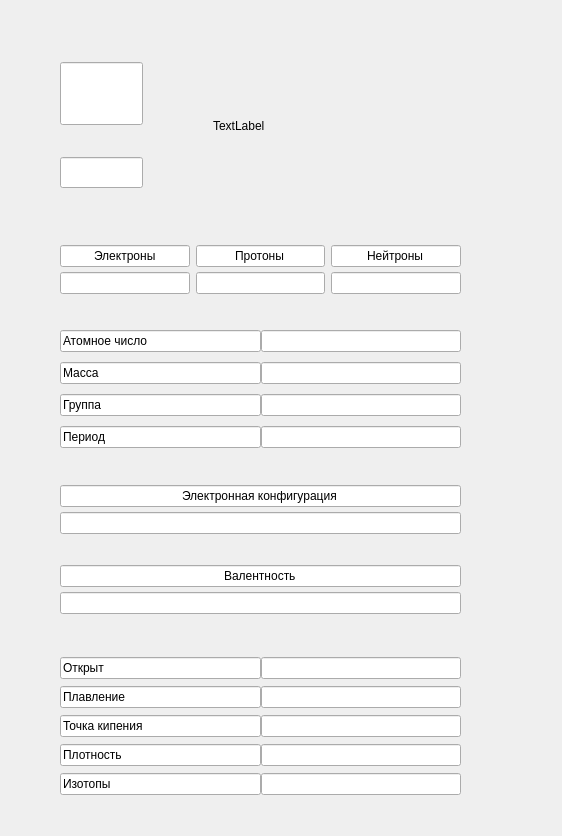
<?xml version="1.0" encoding="UTF-8"?>
<ui version="4.0">
 <class>win_info</class>
 <widget class="QWidget" name="win_info">
  <property name="geometry">
   <rect>
    <x>0</x>
    <y>0</y>
    <width>562</width>
    <height>836</height>
   </rect>
  </property>
  <property name="windowTitle">
   <string>info</string>
  </property>
  <widget class="QWidget" name="horizontalLayoutWidget">
   <property name="geometry">
    <rect>
     <x>60</x>
     <y>320</y>
     <width>401</width>
     <height>141</height>
    </rect>
   </property>
   <layout class="QHBoxLayout" name="line3">
    <property name="spacing">
     <number>0</number>
    </property>
    <property name="sizeConstraint">
     <enum>QLayout::SetDefaultConstraint</enum>
    </property>
    <item>
     <layout class="QVBoxLayout" name="name_col_3">
      <item>
       <widget class="QLineEdit" name="Atomic_num">
        <property name="font">
         <font>
          <family>Arial</family>
         </font>
        </property>
        <property name="text">
         <string>Атомное число</string>
        </property>
        <property name="readOnly">
         <bool>true</bool>
        </property>
       </widget>
      </item>
      <item>
       <widget class="QLineEdit" name="mass">
        <property name="font">
         <font>
          <family>Arial</family>
         </font>
        </property>
        <property name="text">
         <string>Масса</string>
        </property>
        <property name="readOnly">
         <bool>true</bool>
        </property>
       </widget>
      </item>
      <item>
       <widget class="QLineEdit" name="group">
        <property name="font">
         <font>
          <family>Arial</family>
         </font>
        </property>
        <property name="text">
         <string>Группа</string>
        </property>
        <property name="readOnly">
         <bool>true</bool>
        </property>
       </widget>
      </item>
      <item>
       <widget class="QLineEdit" name="period">
        <property name="font">
         <font>
          <family>Arial</family>
         </font>
        </property>
        <property name="text">
         <string>Период</string>
        </property>
        <property name="readOnly">
         <bool>true</bool>
        </property>
       </widget>
      </item>
     </layout>
    </item>
    <item>
     <layout class="QVBoxLayout" name="info_col_3">
      <item>
       <widget class="QLineEdit" name="ch_atomic_num">
        <property name="font">
         <font>
          <family>Arial</family>
         </font>
        </property>
        <property name="text">
         <string/>
        </property>
        <property name="alignment">
         <set>Qt::AlignRight|Qt::AlignTrailing|Qt::AlignVCenter</set>
        </property>
        <property name="readOnly">
         <bool>true</bool>
        </property>
       </widget>
      </item>
      <item>
       <widget class="QLineEdit" name="ch_mass">
        <property name="font">
         <font>
          <family>Arial</family>
         </font>
        </property>
        <property name="alignment">
         <set>Qt::AlignRight|Qt::AlignTrailing|Qt::AlignVCenter</set>
        </property>
        <property name="readOnly">
         <bool>true</bool>
        </property>
       </widget>
      </item>
      <item>
       <widget class="QLineEdit" name="ch_group">
        <property name="font">
         <font>
          <family>Arial</family>
         </font>
        </property>
        <property name="alignment">
         <set>Qt::AlignRight|Qt::AlignTrailing|Qt::AlignVCenter</set>
        </property>
        <property name="readOnly">
         <bool>true</bool>
        </property>
       </widget>
      </item>
      <item>
       <widget class="QLineEdit" name="ch_period">
        <property name="font">
         <font>
          <family>Arial</family>
         </font>
        </property>
        <property name="alignment">
         <set>Qt::AlignRight|Qt::AlignTrailing|Qt::AlignVCenter</set>
        </property>
        <property name="readOnly">
         <bool>true</bool>
        </property>
       </widget>
      </item>
     </layout>
    </item>
   </layout>
  </widget>
  <widget class="QWidget" name="horizontalLayoutWidget_3">
   <property name="geometry">
    <rect>
     <x>60</x>
     <y>240</y>
     <width>401</width>
     <height>61</height>
    </rect>
   </property>
   <layout class="QHBoxLayout" name="line2">
    <item>
     <layout class="QVBoxLayout" name="col_electron">
      <property name="spacing">
       <number>0</number>
      </property>
      <item>
       <widget class="QLineEdit" name="electron">
        <property name="font">
         <font>
          <family>Arial</family>
         </font>
        </property>
        <property name="text">
         <string>Электроны</string>
        </property>
        <property name="alignment">
         <set>Qt::AlignCenter</set>
        </property>
        <property name="readOnly">
         <bool>true</bool>
        </property>
       </widget>
      </item>
      <item>
       <widget class="QLineEdit" name="ch_electron">
        <property name="alignment">
         <set>Qt::AlignCenter</set>
        </property>
        <property name="readOnly">
         <bool>true</bool>
        </property>
       </widget>
      </item>
     </layout>
    </item>
    <item>
     <layout class="QVBoxLayout" name="col_proton">
      <property name="spacing">
       <number>0</number>
      </property>
      <item>
       <widget class="QLineEdit" name="proton">
        <property name="font">
         <font>
          <family>Arial</family>
         </font>
        </property>
        <property name="text">
         <string>Протоны</string>
        </property>
        <property name="alignment">
         <set>Qt::AlignCenter</set>
        </property>
        <property name="readOnly">
         <bool>true</bool>
        </property>
       </widget>
      </item>
      <item>
       <widget class="QLineEdit" name="ch_proton">
        <property name="alignment">
         <set>Qt::AlignCenter</set>
        </property>
        <property name="readOnly">
         <bool>true</bool>
        </property>
       </widget>
      </item>
     </layout>
    </item>
    <item>
     <layout class="QVBoxLayout" name="col_neutron">
      <property name="spacing">
       <number>0</number>
      </property>
      <item>
       <widget class="QLineEdit" name="neutron">
        <property name="font">
         <font>
          <family>Arial</family>
         </font>
        </property>
        <property name="text">
         <string>Нейтроны</string>
        </property>
        <property name="alignment">
         <set>Qt::AlignCenter</set>
        </property>
        <property name="readOnly">
         <bool>true</bool>
        </property>
       </widget>
      </item>
      <item>
       <widget class="QLineEdit" name="ch_neutron">
        <property name="alignment">
         <set>Qt::AlignCenter</set>
        </property>
        <property name="readOnly">
         <bool>true</bool>
        </property>
       </widget>
      </item>
     </layout>
    </item>
   </layout>
  </widget>
  <widget class="QWidget" name="verticalLayoutWidget_6">
   <property name="geometry">
    <rect>
     <x>60</x>
     <y>480</y>
     <width>401</width>
     <height>61</height>
    </rect>
   </property>
   <layout class="QVBoxLayout" name="line4">
    <property name="spacing">
     <number>0</number>
    </property>
    <item>
     <widget class="QLineEdit" name="electron_config">
      <property name="font">
       <font>
        <family>Arial</family>
       </font>
      </property>
      <property name="text">
       <string>Электронная конфигурация</string>
      </property>
      <property name="alignment">
       <set>Qt::AlignCenter</set>
      </property>
      <property name="readOnly">
       <bool>true</bool>
      </property>
     </widget>
    </item>
    <item>
     <widget class="QLineEdit" name="text_electron_config">
      <property name="font">
       <font>
        <family>Arial</family>
       </font>
      </property>
      <property name="readOnly">
       <bool>true</bool>
      </property>
     </widget>
    </item>
   </layout>
  </widget>
  <widget class="QWidget" name="verticalLayoutWidget_7">
   <property name="geometry">
    <rect>
     <x>60</x>
     <y>560</y>
     <width>401</width>
     <height>61</height>
    </rect>
   </property>
   <layout class="QVBoxLayout" name="line5">
    <property name="spacing">
     <number>0</number>
    </property>
    <item>
     <widget class="QLineEdit" name="valence">
      <property name="font">
       <font>
        <family>Arial</family>
       </font>
      </property>
      <property name="text">
       <string>Валентность</string>
      </property>
      <property name="alignment">
       <set>Qt::AlignCenter</set>
      </property>
      <property name="readOnly">
       <bool>true</bool>
      </property>
     </widget>
    </item>
    <item>
     <widget class="QLineEdit" name="text_valence">
      <property name="font">
       <font>
        <family>Arial</family>
       </font>
      </property>
      <property name="readOnly">
       <bool>true</bool>
      </property>
     </widget>
    </item>
   </layout>
  </widget>
  <widget class="QWidget" name="horizontalLayoutWidget_4">
   <property name="geometry">
    <rect>
     <x>60</x>
     <y>650</y>
     <width>401</width>
     <height>152</height>
    </rect>
   </property>
   <layout class="QHBoxLayout" name="line6">
    <property name="spacing">
     <number>0</number>
    </property>
    <property name="sizeConstraint">
     <enum>QLayout::SetDefaultConstraint</enum>
    </property>
    <item>
     <layout class="QVBoxLayout" name="name_col_2">
      <item>
       <widget class="QLineEdit" name="open">
        <property name="font">
         <font>
          <family>Arial</family>
         </font>
        </property>
        <property name="text">
         <string>Открыт</string>
        </property>
        <property name="readOnly">
         <bool>true</bool>
        </property>
       </widget>
      </item>
      <item>
       <widget class="QLineEdit" name="melt">
        <property name="font">
         <font>
          <family>Arial</family>
         </font>
        </property>
        <property name="text">
         <string>Плавление</string>
        </property>
        <property name="readOnly">
         <bool>true</bool>
        </property>
       </widget>
      </item>
      <item>
       <widget class="QLineEdit" name="boil">
        <property name="font">
         <font>
          <family>Arial</family>
         </font>
        </property>
        <property name="text">
         <string>Точка кипения</string>
        </property>
        <property name="readOnly">
         <bool>true</bool>
        </property>
       </widget>
      </item>
      <item>
       <widget class="QLineEdit" name="density">
        <property name="font">
         <font>
          <family>Arial</family>
         </font>
        </property>
        <property name="text">
         <string>Плотность</string>
        </property>
        <property name="readOnly">
         <bool>true</bool>
        </property>
       </widget>
      </item>
      <item>
       <widget class="QLineEdit" name="isotopies">
        <property name="font">
         <font>
          <family>Arial</family>
         </font>
        </property>
        <property name="text">
         <string>Изотопы</string>
        </property>
        <property name="readOnly">
         <bool>true</bool>
        </property>
       </widget>
      </item>
     </layout>
    </item>
    <item>
     <layout class="QVBoxLayout" name="info_col_6">
      <item>
       <widget class="QLineEdit" name="date_open">
        <property name="font">
         <font>
          <family>Arial</family>
         </font>
        </property>
        <property name="text">
         <string/>
        </property>
        <property name="alignment">
         <set>Qt::AlignRight|Qt::AlignTrailing|Qt::AlignVCenter</set>
        </property>
        <property name="readOnly">
         <bool>true</bool>
        </property>
       </widget>
      </item>
      <item>
       <widget class="QLineEdit" name="ch_melt">
        <property name="font">
         <font>
          <family>Arial</family>
         </font>
        </property>
        <property name="alignment">
         <set>Qt::AlignRight|Qt::AlignTrailing|Qt::AlignVCenter</set>
        </property>
        <property name="readOnly">
         <bool>true</bool>
        </property>
       </widget>
      </item>
      <item>
       <widget class="QLineEdit" name="ch_boil">
        <property name="font">
         <font>
          <family>Arial</family>
         </font>
        </property>
        <property name="alignment">
         <set>Qt::AlignRight|Qt::AlignTrailing|Qt::AlignVCenter</set>
        </property>
        <property name="readOnly">
         <bool>true</bool>
        </property>
       </widget>
      </item>
      <item>
       <widget class="QLineEdit" name="ch_density">
        <property name="font">
         <font>
          <family>Arial</family>
         </font>
        </property>
        <property name="alignment">
         <set>Qt::AlignRight|Qt::AlignTrailing|Qt::AlignVCenter</set>
        </property>
        <property name="readOnly">
         <bool>true</bool>
        </property>
       </widget>
      </item>
      <item>
       <widget class="QLineEdit" name="ch_isotopies">
        <property name="font">
         <font>
          <family>Arial</family>
         </font>
        </property>
        <property name="readOnly">
         <bool>true</bool>
        </property>
       </widget>
      </item>
     </layout>
    </item>
   </layout>
  </widget>
  <widget class="QWidget" name="line1_background" native="true">
   <property name="geometry">
    <rect>
     <x>40</x>
     <y>30</y>
     <width>441</width>
     <height>191</height>
    </rect>
   </property>
   <widget class="QWidget" name="horizontalLayoutWidget_2">
    <property name="geometry">
     <rect>
      <x>20</x>
      <y>0</y>
      <width>401</width>
      <height>191</height>
     </rect>
    </property>
    <layout class="QHBoxLayout" name="line1" stretch="1,3">
     <property name="spacing">
      <number>70</number>
     </property>
     <item>
      <layout class="QVBoxLayout" name="sym_and_name">
       <property name="spacing">
        <number>0</number>
       </property>
       <item>
        <widget class="QLineEdit" name="sym">
         <property name="font">
          <font>
           <family>Arial</family>
           <pointsize>36</pointsize>
           <weight>75</weight>
           <bold>true</bold>
          </font>
         </property>
         <property name="readOnly">
          <bool>true</bool>
         </property>
        </widget>
       </item>
       <item>
        <widget class="QLineEdit" name="name">
         <property name="font">
          <font>
           <family>Arial</family>
           <pointsize>14</pointsize>
          </font>
         </property>
         <property name="text">
          <string/>
         </property>
         <property name="readOnly">
          <bool>true</bool>
         </property>
        </widget>
       </item>
      </layout>
     </item>
     <item>
      <widget class="QLabel" name="picture_of_element">
       <property name="text">
        <string>TextLabel</string>
       </property>
      </widget>
     </item>
    </layout>
   </widget>
  </widget>
 </widget>
 <resources/>
 <connections/>
</ui>
